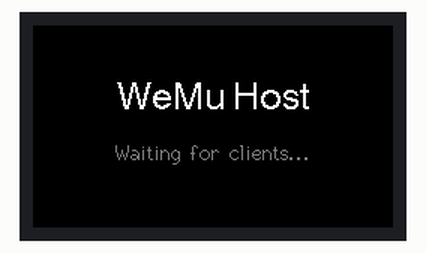
Recording of a program running on a simulated ESP32. On the bench: 240×135 colour display. What the program prints to the serial monitor is not drawn.

Above: at 0.5 s.
At 1.3 s:
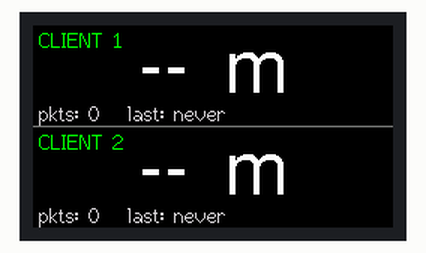

The program:

main.cpp
```cpp
// =============================================================================
// WeMu Host ESP32 — UWB distance receiver + on-screen display
//
// Receives DistanceMsg packets via ESP-NOW from two paired client ESP32s and
// renders the two distances on the TTGO T-Display's 240x135 ST7789 LCD.
//
// All tunable knobs come from platformio.ini build_flags. The #ifndef defaults
// below exist only so the file still compiles in isolation.
// =============================================================================

// -----------------------------------------------------------------------------
// 1) Includes
// -----------------------------------------------------------------------------
#include <Arduino.h>
#include <WiFi.h>
#include <esp_now.h>
#include <TFT_eSPI.h>
#include <math.h>

// -----------------------------------------------------------------------------
// 2) Config defaults (overridden by -D flags in platformio.ini)
// -----------------------------------------------------------------------------
#ifndef FAKE_DATA
#define FAKE_DATA 0
#endif

#ifndef DISPLAY_REFRESH_MS
#define DISPLAY_REFRESH_MS 50
#endif

#ifndef STALE_THRESHOLD_MS
#define STALE_THRESHOLD_MS 1000
#endif

#ifndef CLIENT_1_ID
#define CLIENT_1_ID 1
#endif

#ifndef CLIENT_2_ID
#define CLIENT_2_ID 2
#endif

#ifndef FAKE_C1_PERIOD_MS
#define FAKE_C1_PERIOD_MS 4000
#endif

#ifndef FAKE_C2_PERIOD_MS
#define FAKE_C2_PERIOD_MS 3000
#endif

#ifndef UART_FWD_TX_PIN
#define UART_FWD_TX_PIN 17
#endif

#ifndef UART_FWD_BAUD
#define UART_FWD_BAUD 38400
#endif

#ifndef UART_FWD_PORT_NUM
#define UART_FWD_PORT_NUM 2
#endif

// Fake-packet injection cadence (ms). Not exposed to platformio.ini because
// 100 ms = 10 Hz is plenty fast for visual smoke testing.
static const uint32_t FAKE_PACKET_INTERVAL_MS = 100;

// -----------------------------------------------------------------------------
// 3) Wire format — must match the clients exactly
// -----------------------------------------------------------------------------
typedef struct __attribute__((packed)) {
    uint8_t  client_id;     // 1 or 2
    uint16_t distance_cm;   // 0..65535 cm
} DistanceMsg;

// -----------------------------------------------------------------------------
// 4) Globals
// -----------------------------------------------------------------------------
TFT_eSPI tft = TFT_eSPI();

// Hardware UART used to forward distances to the Arduino (WeMuAudio).
// Port number comes from platformio.ini; pins set in setupUartForward().
HardwareSerial UartFwd(UART_FWD_PORT_NUM);

// State updated by the ESP-NOW callback (or fake-data injector).
// volatile because the callback runs on a different FreeRTOS task than loop().
volatile uint16_t      client1_distance_cm    = 0;
volatile uint16_t      client2_distance_cm    = 0;
volatile unsigned long client1_last_update_ms = 0;
volatile unsigned long client2_last_update_ms = 0;
volatile uint32_t      client1_packet_count   = 0;
volatile uint32_t      client2_packet_count   = 0;

// New-packet flags so loop() can log packets without doing it from the ISR-like
// callback. Cleared once handled.
volatile bool client1_new_packet = false;
volatile bool client2_new_packet = false;

// Display-redraw pacing.
static unsigned long last_redraw_ms = 0;

// Fake-data pacing (only used when FAKE_DATA == 1).
static unsigned long last_fake_inject_ms = 0;

// Cached values for the previous frame so we only repaint regions that changed.
// -1 sentinels force a full first paint.
static int  prev_c1_dist        = -1;
static int  prev_c2_dist        = -1;
static long prev_c1_age_ms      = -1;
static long prev_c2_age_ms      = -1;
static long prev_c1_pkts        = -1;
static long prev_c2_pkts        = -1;
static bool prev_c1_stale       = false;
static bool prev_c2_stale       = false;
static bool prev_c1_ever        = false;
static bool prev_c2_ever        = false;
static bool first_paint         = true;

// -----------------------------------------------------------------------------
// 5) ESP-NOW callback signature compatibility
//
// Arduino-ESP32 core 3.0+ uses (const esp_now_recv_info_t*, ...).
// Older 2.x cores use (const uint8_t *mac, ...). Pick based on core major.
// -----------------------------------------------------------------------------
#if defined(ESP_ARDUINO_VERSION_MAJOR) && (ESP_ARDUINO_VERSION_MAJOR >= 3)
  #define WEMU_ESPNOW_NEW_CB 1
#else
  #define WEMU_ESPNOW_NEW_CB 0
#endif

// -----------------------------------------------------------------------------
// 6) Forward declarations
// -----------------------------------------------------------------------------
#if WEMU_ESPNOW_NEW_CB
void onDataReceived(const esp_now_recv_info_t *recv_info,
                    const uint8_t *data, int len);
#else
void onDataReceived(const uint8_t *mac, const uint8_t *data, int len);
#endif

void printConfiguration();
void setupDisplay();
void setupEspNow();
void setupUartForward();
void drawClientPanel(int client_id, int y_start);
void redrawIfNeeded();
void injectFakePacketsIfEnabled();
void logNewPackets(bool c1_new, bool c2_new);
void forwardSnapshotIfNew(bool c1_new, bool c2_new);

// -----------------------------------------------------------------------------
// 7) ESP-NOW receive callback
//
// Keep this minimal: validate length, memcpy, update state, set new-packet
// flag. No Serial / TFT here — those happen in loop().
// -----------------------------------------------------------------------------
#if WEMU_ESPNOW_NEW_CB
void onDataReceived(const esp_now_recv_info_t * /*recv_info*/,
                    const uint8_t *data, int len) {
#else
void onDataReceived(const uint8_t * /*mac*/,
                    const uint8_t *data, int len) {
#endif
    if (len != (int)sizeof(DistanceMsg)) return;

    DistanceMsg msg;
    memcpy(&msg, data, sizeof(msg));

    const unsigned long now = millis();

    if (msg.client_id == CLIENT_1_ID) {
        client1_distance_cm    = msg.distance_cm;
        client1_last_update_ms = now;
        client1_packet_count++;
        client1_new_packet     = true;
    } else if (msg.client_id == CLIENT_2_ID) {
        client2_distance_cm    = msg.distance_cm;
        client2_last_update_ms = now;
        client2_packet_count++;
        client2_new_packet     = true;
    }
    // Unknown client_ids are silently ignored.
}

// -----------------------------------------------------------------------------
// 8) printConfiguration — echoes resolved -D flags so I can verify the build
// -----------------------------------------------------------------------------
void printConfiguration() {
    Serial.println();
    Serial.println(F("=== WeMu Host Configuration ==="));
    Serial.printf("FAKE_DATA          = %d\n", (int)FAKE_DATA);
    Serial.printf("DISPLAY_REFRESH_MS = %d\n", (int)DISPLAY_REFRESH_MS);
    Serial.printf("STALE_THRESHOLD_MS = %d\n", (int)STALE_THRESHOLD_MS);
    Serial.printf("CLIENT_1_ID        = %d\n", (int)CLIENT_1_ID);
    Serial.printf("CLIENT_2_ID        = %d\n", (int)CLIENT_2_ID);
    Serial.printf("FAKE_C1_PERIOD_MS  = %d\n", (int)FAKE_C1_PERIOD_MS);
    Serial.printf("FAKE_C2_PERIOD_MS  = %d\n", (int)FAKE_C2_PERIOD_MS);
    Serial.printf("UART_FWD_TX_PIN    = %d\n", (int)UART_FWD_TX_PIN);
    Serial.printf("UART_FWD_BAUD      = %d\n", (int)UART_FWD_BAUD);
    Serial.printf("UART_FWD_PORT_NUM  = %d\n", (int)UART_FWD_PORT_NUM);
    Serial.println(F("================================"));
}

// -----------------------------------------------------------------------------
// 9) setupDisplay — TFT init + splash screen
// -----------------------------------------------------------------------------
void setupDisplay() {
    tft.init();
    tft.setRotation(1); // landscape, 240x135
    tft.fillScreen(TFT_BLACK);

    // Splash
    tft.setTextDatum(MC_DATUM);
    tft.setTextColor(TFT_WHITE, TFT_BLACK);
    tft.drawString("WeMu Host", 120, 50, 4);
    tft.setTextColor(TFT_DARKGREY, TFT_BLACK);
    tft.drawString("Waiting for clients...", 120, 85, 2);
    tft.setTextDatum(TL_DATUM); // restore default
}

// -----------------------------------------------------------------------------
// 10) setupEspNow — Wi-Fi STA, esp_now_init, register cb, print MAC
// -----------------------------------------------------------------------------
void setupEspNow() {
    WiFi.mode(WIFI_STA);
    WiFi.disconnect();

    Serial.printf("Host MAC: %s\n", WiFi.macAddress().c_str());

    if (esp_now_init() != ESP_OK) {
        Serial.println("ESP-NOW init failed");
        // Halt visibly: leave the splash up and stop. Unrecoverable without
        // code changes, so blocking forever is appropriate.
        while (true) {
            delay(1000);
        }
    }

    esp_now_register_recv_cb(onDataReceived);
    Serial.println("ESP-NOW receiver ready.");
}

// -----------------------------------------------------------------------------
// 10a) setupUartForward — open the hardware UART that talks to the Arduino
// -----------------------------------------------------------------------------
void setupUartForward() {
    // RX=-1 because we don't read anything back from the Arduino.
    UartFwd.begin(UART_FWD_BAUD, SERIAL_8N1, /*rx=*/-1, /*tx=*/UART_FWD_TX_PIN);
    Serial.printf("UART forward: TX=GPIO%d @ %d baud (UART%d)\n",
                  (int)UART_FWD_TX_PIN, (int)UART_FWD_BAUD, (int)UART_FWD_PORT_NUM);
}

// -----------------------------------------------------------------------------
// 10) drawClientPanel — render one half (top = client 1, bottom = client 2)
//
// Per-half layout (each half is 67 px tall):
//   y_start +  0  : header row ("CLIENT N" + optional "[STALE]")
//   y_start + 18  : large distance value, horizontally centered
//   y_start + 50  : stats line ("pkts: N   last: X ms ago")
//
// We clear only the rectangles we draw into, to avoid full-screen flicker.
// -----------------------------------------------------------------------------
void drawClientPanel(int client_id, int y_start) {
    // Snapshot the volatile state once so the rendering is self-consistent.
    uint16_t      dist;
    unsigned long last_ms;
    uint32_t      pkts;
    if (client_id == 1) {
        dist    = client1_distance_cm;
        last_ms = client1_last_update_ms;
        pkts    = client1_packet_count;
    } else {
        dist    = client2_distance_cm;
        last_ms = client2_last_update_ms;
        pkts    = client2_packet_count;
    }

    const unsigned long now    = millis();
    const bool ever_received   = (pkts > 0);
    const long age_ms          = ever_received ? (long)(now - last_ms) : -1;
    const bool is_stale        = ever_received && (age_ms > (long)STALE_THRESHOLD_MS);

    // Pull the previous-frame cache for this client.
    int  &prev_dist  = (client_id == 1) ? prev_c1_dist   : prev_c2_dist;
    long &prev_age   = (client_id == 1) ? prev_c1_age_ms : prev_c2_age_ms;
    long &prev_pkts  = (client_id == 1) ? prev_c1_pkts   : prev_c2_pkts;
    bool &prev_stale = (client_id == 1) ? prev_c1_stale  : prev_c2_stale;
    bool &prev_ever  = (client_id == 1) ? prev_c1_ever   : prev_c2_ever;

    // ---- Header row ("CLIENT N" + optional "[STALE]") -----------------------
    if (first_paint || is_stale != prev_stale || ever_received != prev_ever) {
        tft.fillRect(0, y_start, 240, 16, TFT_BLACK);
        tft.setTextDatum(TL_DATUM);
        tft.setTextColor(is_stale ? TFT_RED : TFT_GREEN, TFT_BLACK);
        char header[32];
        if (is_stale) {
            snprintf(header, sizeof(header), "CLIENT %d   [STALE]", client_id);
        } else {
            snprintf(header, sizeof(header), "CLIENT %d", client_id);
        }
        tft.drawString(header, 4, y_start + 2, 2);
    }

    // ---- Distance value (large, centered) -----------------------------------
    if (first_paint || (int)dist != prev_dist || is_stale != prev_stale ||
        ever_received != prev_ever) {
        tft.fillRect(0, y_start + 18, 240, 32, TFT_BLACK);
        tft.setTextDatum(MC_DATUM);
        tft.setTextColor(is_stale ? TFT_DARKGREY : TFT_WHITE, TFT_BLACK);
        char value[16];
        if (!ever_received) {
            snprintf(value, sizeof(value), "-- cm");
        } else {
            snprintf(value, sizeof(value), "%3d cm", (int)dist);
        }
        tft.drawString(value, 120, y_start + 33, 6);
    }

    // ---- Stats line ---------------------------------------------------------
    if (first_paint || age_ms != prev_age || (long)pkts != prev_pkts ||
        ever_received != prev_ever) {
        tft.fillRect(0, y_start + 50, 240, 16, TFT_BLACK);
        tft.setTextDatum(TL_DATUM);
        tft.setTextColor(TFT_LIGHTGREY, TFT_BLACK);
        char stats[40];
        if (!ever_received) {
            snprintf(stats, sizeof(stats), "pkts: 0   last: never");
        } else {
            snprintf(stats, sizeof(stats), "pkts: %lu   last: %ld ms ago",
                     (unsigned long)pkts, age_ms);
        }
        tft.drawString(stats, 4, y_start + 51, 2);
    }

    // Update the cache for next frame.
    prev_dist  = (int)dist;
    prev_age   = age_ms;
    prev_pkts  = (long)pkts;
    prev_stale = is_stale;
    prev_ever  = ever_received;
}

// -----------------------------------------------------------------------------
// 11) redrawIfNeeded — rate-limited repaint of both panels
// -----------------------------------------------------------------------------
void redrawIfNeeded() {
    const unsigned long now = millis();
    if ((now - last_redraw_ms) < (unsigned long)DISPLAY_REFRESH_MS) return;
    last_redraw_ms = now;

    if (first_paint) {
        // Wipe the splash before the first real frame.
        tft.fillScreen(TFT_BLACK);
    }

    // Top half: y = 0..66, divider at y = 67, bottom half: y = 68..134.
    drawClientPanel(1, 0);
    tft.drawFastHLine(0, 67, 240, TFT_DARKGREY);
    drawClientPanel(2, 68);

    first_paint = false;
}

// -----------------------------------------------------------------------------
// 12) injectFakePacketsIfEnabled — runtime gated on FAKE_DATA define
//
// Runtime `if` (not #if) so both branches stay compilable. The compiler folds
// the dead branch away when FAKE_DATA == 0.
// -----------------------------------------------------------------------------
void injectFakePacketsIfEnabled() {
    if (FAKE_DATA == 0) return;

    const unsigned long now = millis();
    if ((now - last_fake_inject_ms) < FAKE_PACKET_INTERVAL_MS) return;
    last_fake_inject_ms = now;

    const float t = (float)now;
    const float two_pi = 6.28318530718f;

    // Client 1: sin → [20, 200] cm with period FAKE_C1_PERIOD_MS.
    const float s1 = sinf(two_pi * t / (float)FAKE_C1_PERIOD_MS); // [-1, 1]
    const uint16_t d1 = (uint16_t)(20.0f + (s1 * 0.5f + 0.5f) * (200.0f - 20.0f));

    // Client 2: cos → [30, 150] cm with period FAKE_C2_PERIOD_MS.
    const float c2 = cosf(two_pi * t / (float)FAKE_C2_PERIOD_MS); // [-1, 1]
    const uint16_t d2 = (uint16_t)(30.0f + (c2 * 0.5f + 0.5f) * (150.0f - 30.0f));

    // Update the same state vars the real callback would touch — keeps the
    // rendering path identical between fake and real modes.
    client1_distance_cm    = d1;
    client1_last_update_ms = now;
    client1_packet_count++;
    client1_new_packet     = true;

    client2_distance_cm    = d2;
    client2_last_update_ms = now;
    client2_packet_count++;
    client2_new_packet     = true;
}

// -----------------------------------------------------------------------------
// 13) logNewPackets — USB-serial debug log for new packets
//
// The new-packet flags are snapshotted and cleared in loop() so that both this
// logger and forwardSnapshotIfNew() observe the same edge.
// -----------------------------------------------------------------------------
void logNewPackets(bool c1_new, bool c2_new) {
    if (c1_new) {
        Serial.printf("[%lu] client=1  dist=%4d cm  (count=%lu)\n",
                      (unsigned long)millis(),
                      (int)client1_distance_cm,
                      (unsigned long)client1_packet_count);
    }
    if (c2_new) {
        Serial.printf("[%lu] client=2  dist=%4d cm  (count=%lu)\n",
                      (unsigned long)millis(),
                      (int)client2_distance_cm,
                      (unsigned long)client2_packet_count);
    }
}

// -----------------------------------------------------------------------------
// 14) forwardSnapshotIfNew — emit a snapshot line over UART for the Arduino
//
// Triggered by any new ESP-NOW packet (or fake-data tick). Always emits a
// snapshot of BOTH clients, so the Arduino sees one self-contained record
// per line. A stale client is reported as "--".
//
// Wire format:   "D1:<int|--> D2:<int|-->\n"
// Examples:      "D1:142 D2:67\n"
//                "D1:-- D2:67\n"
// -----------------------------------------------------------------------------
void forwardSnapshotIfNew(bool c1_new, bool c2_new) {
    if (!c1_new && !c2_new) return;

    // Snapshot state for self-consistent rendering.
    const uint16_t      d1 = client1_distance_cm;
    const uint16_t      d2 = client2_distance_cm;
    const uint32_t      p1 = client1_packet_count;
    const uint32_t      p2 = client2_packet_count;
    const unsigned long t1 = client1_last_update_ms;
    const unsigned long t2 = client2_last_update_ms;

    const unsigned long now = millis();
    const bool c1_stale = (p1 == 0) || ((now - t1) > (unsigned long)STALE_THRESHOLD_MS);
    const bool c2_stale = (p2 == 0) || ((now - t2) > (unsigned long)STALE_THRESHOLD_MS);

    char line[32];
    int n;
    if (c1_stale && c2_stale) {
        n = snprintf(line, sizeof(line), "D1:-- D2:--\n");
    } else if (c1_stale) {
        n = snprintf(line, sizeof(line), "D1:-- D2:%u\n", (unsigned)d2);
    } else if (c2_stale) {
        n = snprintf(line, sizeof(line), "D1:%u D2:--\n", (unsigned)d1);
    } else {
        n = snprintf(line, sizeof(line), "D1:%u D2:%u\n",
                     (unsigned)d1, (unsigned)d2);
    }
    if (n > 0) {
        UartFwd.write(reinterpret_cast<const uint8_t *>(line), (size_t)n);
    }
}

// -----------------------------------------------------------------------------
// 15) setup
// -----------------------------------------------------------------------------
void setup() {
    Serial.begin(115200);
    // Brief pause so the serial console can attach before the boot log.
    delay(200);

    printConfiguration();
    setupDisplay();
    setupEspNow();
    setupUartForward();

    // Leave the splash up briefly so it's actually visible.
    delay(750);
    last_redraw_ms = 0; // force redraw on first loop()
}

// -----------------------------------------------------------------------------
// 16) loop
//
// Snapshot+clear the new-packet flags once per iteration so the USB-serial
// logger and the UART forwarder both act on the same edge.
// -----------------------------------------------------------------------------
void loop() {
    injectFakePacketsIfEnabled();

    bool c1_new = client1_new_packet; client1_new_packet = false;
    bool c2_new = client2_new_packet; client2_new_packet = false;

    logNewPackets(c1_new, c2_new);
    forwardSnapshotIfNew(c1_new, c2_new);
    redrawIfNeeded();
}
```

Measured:
- what the display in image 0 shows lasts 0.9 s, from 0.4 s to 1.3 s
